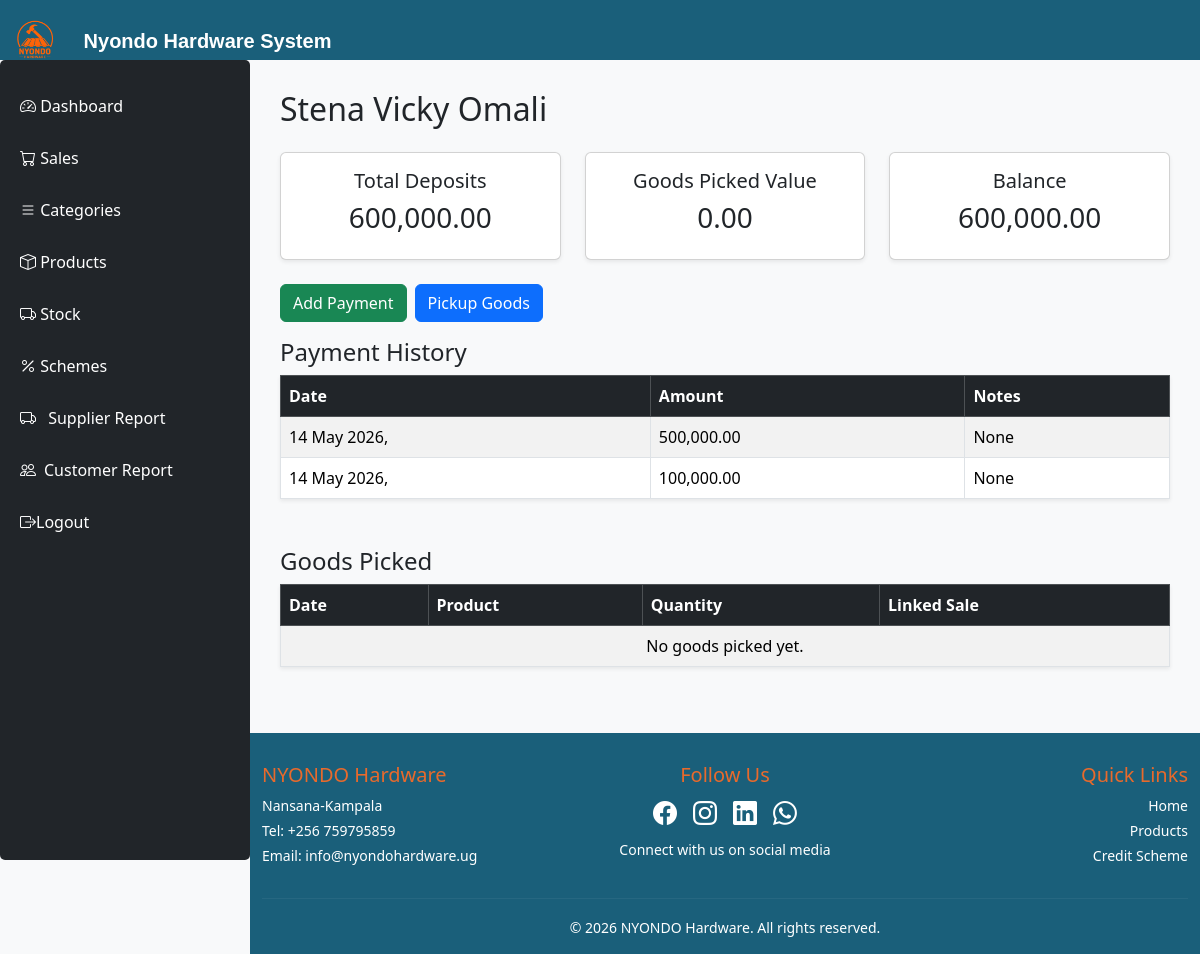
The page /schemeapp/customer/1/ on the database as committed earlier.
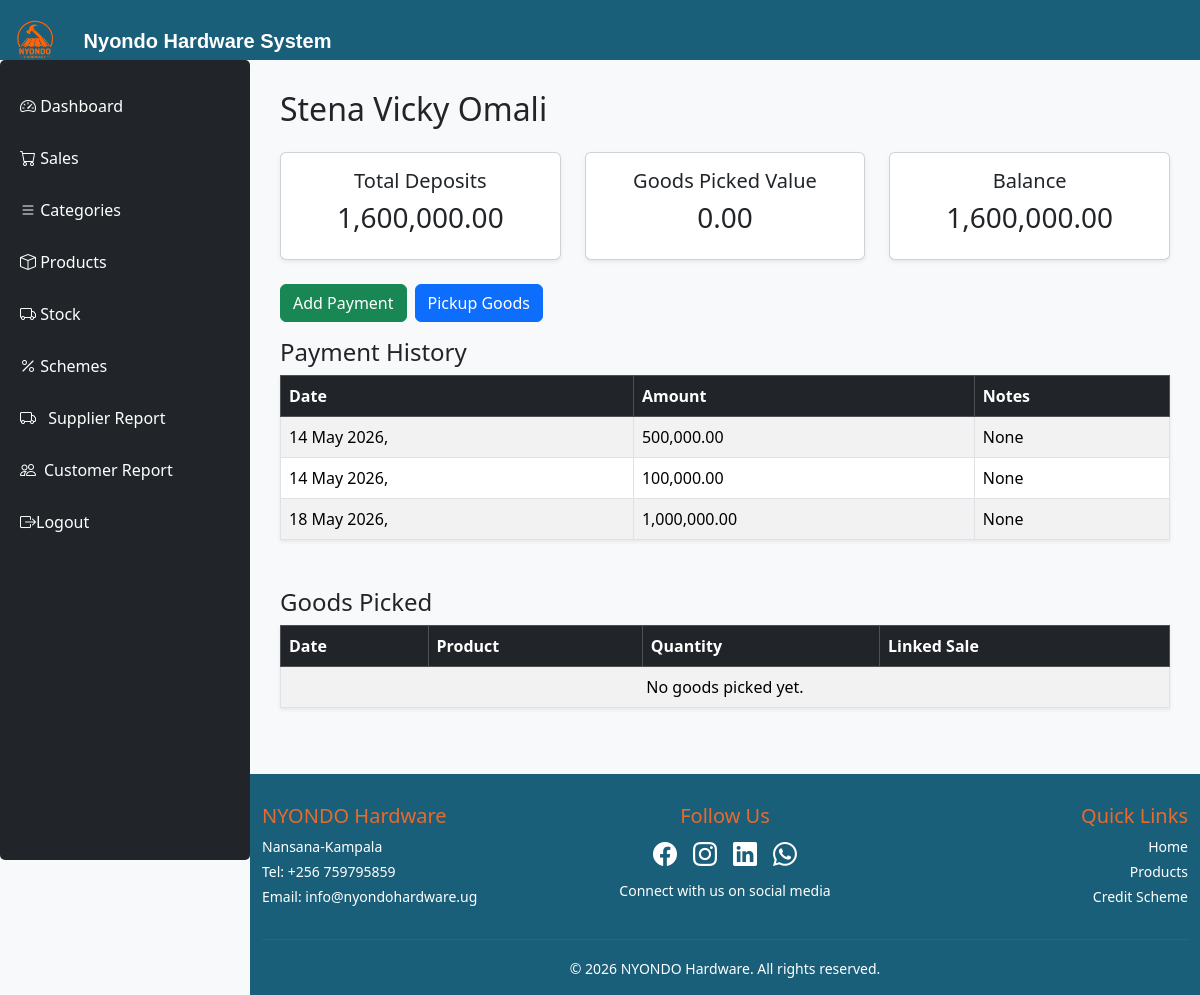
The same page on the database as committed later.
### schemeapp/models.py (models this page shows, shortened)
class SchemePayment(models.Model):
    customer = models.ForeignKey(SchemeCustomer, on_delete=models.CASCADE)
    amount_paid = models.DecimalField(max_digits=10, decimal_places=2)
    payment_date = models.DateField(auto_now_add=True)
    notes = models.TextField(blank=True, null=True)

### schemeapp/views.py (the view)
# urls.py: path("customer/<int:customer_id>/", views.customer_scheme_detail, name="customer_scheme_detail"),
def customer_scheme_detail(request, customer_id):
    customer = get_object_or_404(SchemeCustomer, id=customer_id)
    payments = SchemePayment.objects.filter(customer=customer)
    pickups = SchemeGoodsPickup.objects.filter(customer=customer)
    total_paid = sum(payment.amount_paid for payment in payments)
    total_goods_value = sum(
      pickup.quantity_taken * pickup.product.unit_price for pickup in pickups
    )
    balance = total_paid - total_goods_value
    return render(request,'customer_scheme_detail.html', {
        'customer': customer,
        'payments': payments,
        'pickups': pickups,
        "total_paid": total_paid,
        "total_goods_value": total_goods_value,
        'balance': balance,
    })

### schemeapp/templates/customer_scheme_detail.html
{% extends 'base.html' %}
{% load humanize %}
{% block content %}
<h2 class="mb-4">
    {{ customer.full_name }}
</h2>
<div class="row mb-4">
    <div class="col-md-4">
        <div class="card shadow-sm">
            <div class="card-body text-center">
                <h5>Total Deposits</h5>
                <h3>
                    {{ total_paid|floatformat:2|intcomma }}
                </h3>
            </div>
        </div>
    </div>
    <div class="col-md-4">
        <div class="card shadow-sm">
            <div class="card-body text-center">
                <h5>Goods Picked Value</h5>
                <h3>
                    {{ total_goods_value|floatformat:2|intcomma }}
                </h3>
            </div>
        </div>
    </div>
    <div class="col-md-4">
        <div class="card shadow-sm">
            <div class="card-body text-center">
                <h5>Balance</h5>
                <h3>
                    {{ balance|floatformat:2|intcomma }}
                </h3>
            </div>
        </div>
    </div>
</div>
<div class="d-flex gap-2 mb-3">
    <a href="{% url 'record_scheme_payment' customer.id %}"
       class="btn btn-success">
        Add Payment
    </a>
    <a href="{% url 'scheme_goods_pickup' customer.id %}"
       class="btn btn-primary">
        Pickup Goods
    </a>
</div>
<h4>Payment History</h4>
<table class="table table-bordered table-striped shadow-sm mb-5">
    <thead class="table-dark">
        <tr>
            <th>Date</th>
            <th>Amount</th>
            <th>Notes</th>
        </tr>
    </thead>
    <tbody>
        {% for payment in payments %}
        <tr>
            <td>{{ payment.payment_date|date:"j F Y," }}</td>
            <td>
                {{ payment.amount_paid|floatformat:2|intcomma }}
            </td>
            <td>{{ payment.notes }}</td>
        </tr>
        {% empty %}
        <tr>
            <td colspan="3" class="text-center">
                No payments recorded.
            </td>
        </tr>
        {% endfor %}
    </tbody>
</table>
<h4>Goods Picked</h4>
<table class="table table-bordered table-striped shadow-sm">
    <thead class="table-dark">
        <tr>
            <th>Date</th>
            <th>Product</th>
            <th>Quantity</th>
            <th>Linked Sale</th>
        </tr>
    </thead>
    <tbody>
        {% for pickup in pickups %}
        <tr>
            <td>{{ pickup.pickup_date|date:"j F Y, H:i" }}</td>
            <td>{{ pickup.product.product_name }}</td>
            <td>{{ pickup.quantity_taken }}</td>
            <td>
                {% if pickup.linked_sale %}
                    <a href="{% url 'invoice' pickup.linked_sale.id %}"
                       class="btn btn-dark btn-sm">
                        Invoice
                    </a>
                {% endif %}
            </td>
        </tr>
        {% empty %}
        <tr>
            <td colspan="4" class="text-center">
                No goods picked yet.
            </td>
        </tr>
        {% endfor %}
    </tbody>
</table>
{% endblock %}

Rows that differ between the two databases and show on the page:
added SchemePayment: payment_date "18 May 2026,", amount_paid "1,000,000.00", notes "None"
Other text that changed with them:
{{ total_paid|floatformat:2|intcomma }}: "600,000.00" → "1,600,000.00"
{{ balance|floatformat:2|intcomma }}: "600,000.00" → "1,600,000.00"
